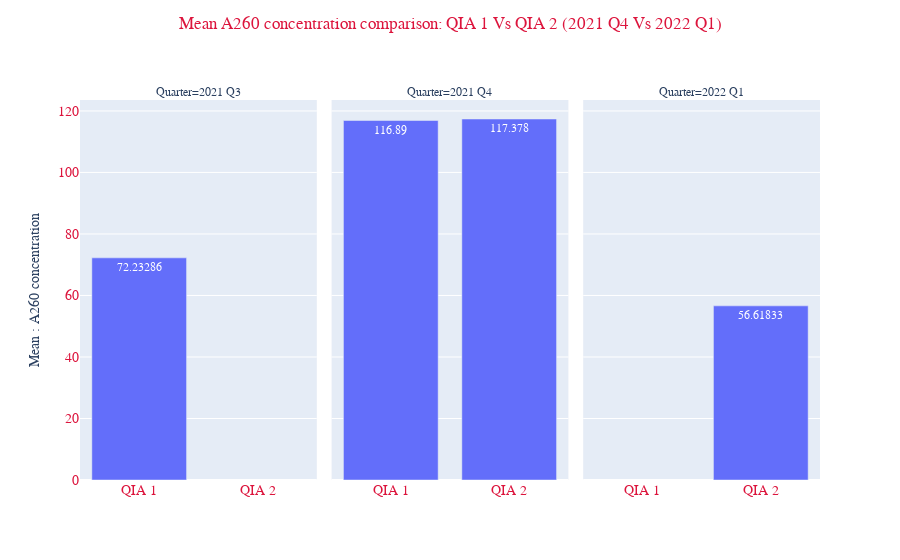

This figure's notebook cell:
### Code cell
import plotly.express as px

df_conc_mean = df_combined.groupby(['Quarter','Machine']).agg(mean_conc=("A260 Concentration (ng/ul)", 'mean'))
df_conc_mean= df_conc_mean.reset_index()

fig = px.bar(df_conc_mean, x="Machine",
           y="mean_conc",
       title = "Mean A260 concentration comparison: QIA 1 Vs QIA 2 (2021 Q4 Vs 2022 Q1)",
            facet_col='Quarter',
            text_auto=True,
                  labels=dict(Machine =" ",mean_conc="Mean : A260 concentration"),
    
)

fig.update_layout(
    title={
        
        'y':0.97,
        'x':0.5,
        'xanchor': 'center',
        'yanchor': 'top'},
    font_family="Arial",
    
    title_font_color="crimson",
)


fig.update_xaxes(tickfont=dict(family='Rockwell', color='crimson', size=14))
fig.update_yaxes(tickfont=dict(family='Rockwell', color='crimson', size=14))

fig.show()

#fig.update_xaxes(tickangle=45, tickfont=dict(family='Rockwell', color='crimson', size=14))

### Figure 1 — Plotly figure (JSON) as saved in the notebook; plotly's stock layout.template omitted (floating-point values rounded to 4 significant figures)
{"data": [{"alignmentgroup": "True", "hovertemplate": "Quarter=2021 Q3<br> =%{x}<br>Mean : A260 concentration=%{y}<extra></extra>", "legendgroup": "", "marker": {"color": "#636efa", "pattern": {"shape": ""}}, "name": "", "offsetgroup": "", "orientation": "v", "showlegend": false, "textposition": "auto", "texttemplate": "%{y}", "type": "bar", "x": ["QIA 1"], "xaxis": "x", "y": [72.23], "yaxis": "y"}, {"alignmentgroup": "True", "hovertemplate": "Quarter=2021 Q4<br> =%{x}<br>Mean : A260 concentration=%{y}<extra></extra>", "legendgroup": "", "marker": {"color": "#636efa", "pattern": {"shape": ""}}, "name": "", "offsetgroup": "", "orientation": "v", "showlegend": false, "textposition": "auto", "texttemplate": "%{y}", "type": "bar", "x": ["QIA 1", "QIA 2"], "xaxis": "x2", "y": [116.9, 117.4], "yaxis": "y2"}, {"alignmentgroup": "True", "hovertemplate": "Quarter=2022 Q1<br> =%{x}<br>Mean : A260 concentration=%{y}<extra></extra>", "legendgroup": "", "marker": {"color": "#636efa", "pattern": {"shape": ""}}, "name": "", "offsetgroup": "", "orientation": "v", "showlegend": false, "textposition": "auto", "texttemplate": "%{y}", "type": "bar", "x": ["QIA 2"], "xaxis": "x3", "y": [56.62], "yaxis": "y3"}], "layout": {"annotations": [{"font": {}, "showarrow": false, "text": "Quarter=2021 Q3", "x": 0.16, "xanchor": "center", "xref": "paper", "y": 1, "yanchor": "bottom", "yref": "paper"}, {"font": {}, "showarrow": false, "text": "Quarter=2021 Q4", "x": 0.5, "xanchor": "center", "xref": "paper", "y": 1, "yanchor": "bottom", "yref": "paper"}, {"font": {}, "showarrow": false, "text": "Quarter=2022 Q1", "x": 0.84, "xanchor": "center", "xref": "paper", "y": 1, "yanchor": "bottom", "yref": "paper"}], "barmode": "relative", "font": {"family": "Arial"}, "legend": {"tracegroupgap": 0}, "title": {"font": {"color": "crimson"}, "text": "Mean A260 concentration comparison: QIA 1 Vs QIA 2 (2021 Q4 Vs 2022 Q1)", "x": 0.5, "xanchor": "center", "y": 0.97, "yanchor": "top"}, "xaxis": {"anchor": "y", "domain": [0, 0.32], "tickfont": {"color": "crimson", "family": "Rockwell", "size": 14}, "title": {"text": " "}}, "xaxis2": {"anchor": "y2", "domain": [0.34, 0.66], "matches": "x", "tickfont": {"color": "crimson", "family": "Rockwell", "size": 14}, "title": {"text": " "}}, "xaxis3": {"anchor": "y3", "domain": [0.68, 1.0], "matches": "x", "tickfont": {"color": "crimson", "family": "Rockwell", "size": 14}, "title": {"text": " "}}, "yaxis": {"anchor": "x", "domain": [0, 1], "tickfont": {"color": "crimson", "family": "Rockwell", "size": 14}, "title": {"text": "Mean : A260 concentration"}}, "yaxis2": {"anchor": "x2", "domain": [0, 1], "matches": "y", "showticklabels": false, "tickfont": {"color": "crimson", "family": "Rockwell", "size": 14}}, "yaxis3": {"anchor": "x3", "domain": [0, 1], "matches": "y", "showticklabels": false, "tickfont": {"color": "crimson", "family": "Rockwell", "size": 14}}}}
